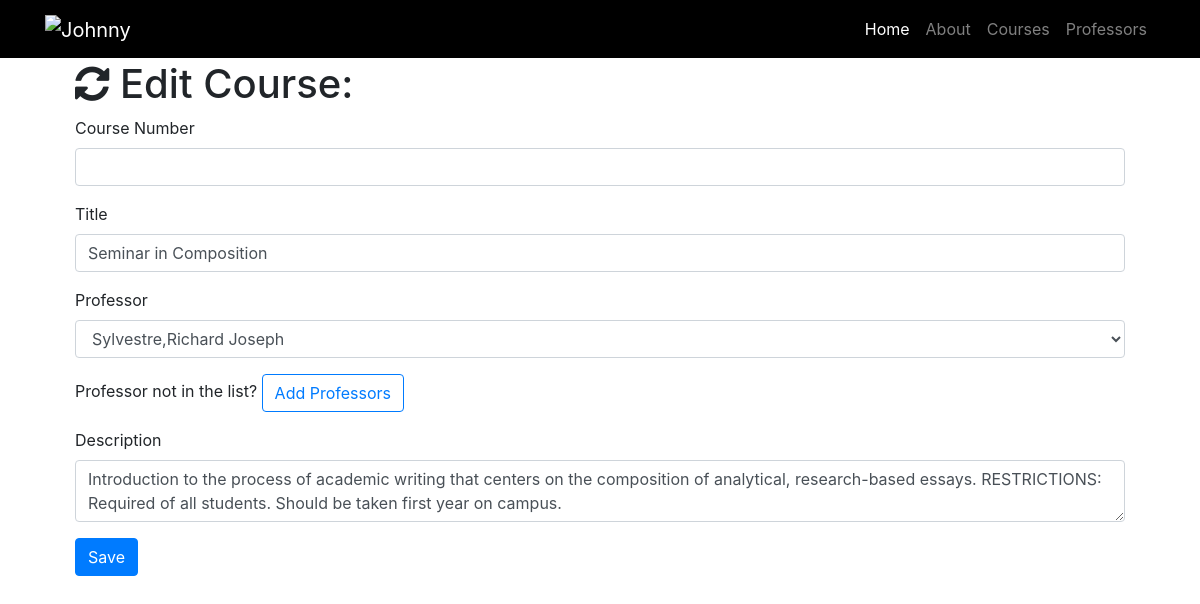
Page /course/edit/4 on the committed database.
### resume.py (models this page shows)
class Course(db.Model):
    __tablename__ = 'courses'
    id = db.Column(db.Integer, primary_key=True)
    course_number = db.Column(db.String(60))
    title = db.Column(db.String(256))
    description = db.Column(db.Text)
    professor_id = db.Column(db.Integer, db.ForeignKey('professors.id'))

### resume.py (the view, shortened to what this page needs)
@app.route('/course/edit/<int:id>', methods=['GET', 'POST'])
def edit_course(id):
    course = Course.query.filter_by(id=id).first()
    professors = Professor.query.all()
    if request.method == 'GET':
        return render_template('course-edit.html', course=course, professors=professors)

### templates/course-edit.html (shortened to what this page needs)
{% extends "resume-base.html"%}
{% block page_content%}
  <div class="container">
    <h1 class="mt-5"><i class="fa fa-refresh" aria-hidden="true"></i> Edit Course:</h1>
    <form action="/course/edit/{{course.id}}" method="post">
      <div class="form-group">
        <label>Course Number</label>
        <input class="form-control" type="text" name="number" value="{{course.number}}" required="true">
      </div>
      <div class="form-group">
        <label>Title</label>
        <input class="form-control" type="text" name="course" value="{{course.title}}" required="true">
      </div>
      <div class="form-group">
        <label>Professor</label>
        <select class="form-control" name="professor">
          {% for professor in professors %}
            {% if professor == course.professor %}
              <option selected="selected">{{ professor.name }}</option>
            {% else %}
              <option>{{professor.name}}</option>
            {% endif %}
          {% endfor %}
        </select>
      </div>
      <div class="form-group">
        Professor not in the list? <a href="/professor/add" class="btn btn-outline-primary" role="button" aria-disabled="true">Add Professors</a>
      </div>
      <div class="form-group">
        <label>Description</label>
        <textarea class="form-control" name="description" required="true">{{course.description}}</textarea>
      </div>
      <button type="submit" class="btn btn-primary" style="color:white;">Save</button>
    </form>
  </div>
{% endblock%}

### static/css/resume.css (style rules this page uses)
body { margin:60px; }

### rows in the picture
Course: course "Seminar in Composition", description "Introduction to the process of academic writing that centers on the composition of analytical, research-based essays. RESTRICTIONS: Required of all students. Should be taken first year on campus."

### other values in the picture
form field professor "Sylvestre,Richard Joseph"
